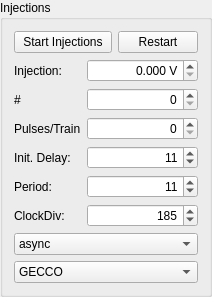
                 <widget class="QGroupBox" name="groupBox_7">
                  <property name="title">
                   <string>Injections</string>
                  </property>
                  <layout class="QGridLayout" name="gridLayout_12">
                   <item row="4" column="0" colspan="2">
                    <widget class="QLabel" name="label_56">
                     <property name="layoutDirection">
                      <enum>Qt::LeftToRight</enum>
                     </property>
                     <property name="text">
                      <string>Init. Delay:</string>
                     </property>
                     <property name="alignment">
                      <set>Qt::AlignLeading|Qt::AlignLeft|Qt::AlignVCenter</set>
                     </property>
                    </widget>
                   </item>
                   <item row="2" column="0" colspan="2">
                    <widget class="QLabel" name="label_36">
                     <property name="layoutDirection">
                      <enum>Qt::LeftToRight</enum>
                     </property>
                     <property name="text">
                      <string>#</string>
                     </property>
                     <property name="alignment">
                      <set>Qt::AlignLeading|Qt::AlignLeft|Qt::AlignVCenter</set>
                     </property>
                    </widget>
                   </item>
                   <item row="5" column="0" colspan="2">
                    <widget class="QLabel" name="label_33">
                     <property name="layoutDirection">
                      <enum>Qt::LeftToRight</enum>
                     </property>
                     <property name="text">
                      <string>Period:</string>
                     </property>
                     <property name="alignment">
                      <set>Qt::AlignLeading|Qt::AlignLeft|Qt::AlignVCenter</set>
                     </property>
                    </widget>
                   </item>
                   <item row="4" column="2" colspan="2">
                    <widget class="QSpinBox" name="SB_Injection_InitDelay">
                     <property name="alignment">
                      <set>Qt::AlignRight|Qt::AlignTrailing|Qt::AlignVCenter</set>
                     </property>
                     <property name="maximum">
                      <number>65535</number>
                     </property>
                     <property name="value">
                      <number>11</number>
                     </property>
                    </widget>
                   </item>
                   <item row="9" column="0" colspan="4">
                    <widget class="QComboBox" name="CB_Injection_Output">
                     <property name="enabled">
                      <bool>true</bool>
                     </property>
                     <property name="statusTip">
                      <string>Output Channel for Injections</string>
                     </property>
                     <property name="whatsThis">
                      <string>Output Channel for Injections</string>
                     </property>
                     <property name="currentIndex">
                      <number>0</number>
                     </property>
                     <item>
                      <property name="text">
                       <string>GECCO</string>
                      </property>
                     </item>
                     <item>
                      <property name="text">
                       <string>ATLASPix3</string>
                      </property>
                     </item>
                    </widget>
                   </item>
                   <item row="6" column="2" colspan="2">
                    <widget class="QSpinBox" name="SB_Injection_ClockDiv">
                     <property name="alignment">
                      <set>Qt::AlignRight|Qt::AlignTrailing|Qt::AlignVCenter</set>
                     </property>
                     <property name="maximum">
                      <number>65535</number>
                     </property>
                     <property name="value">
                      <number>185</number>
                     </property>
                    </widget>
                   </item>
                   <item row="6" column="0" colspan="2">
                    <widget class="QLabel" name="label_32">
                     <property name="layoutDirection">
                      <enum>Qt::LeftToRight</enum>
                     </property>
                     <property name="text">
                      <string>ClockDiv:</string>
                     </property>
                     <property name="alignment">
                      <set>Qt::AlignLeading|Qt::AlignLeft|Qt::AlignVCenter</set>
                     </property>
                    </widget>
                   </item>
                   <item row="8" column="1" colspan="3">
                    <widget class="QLabel" name="L_ParentAnchorInjection">
                     <property name="text">
                      <string>ParentAchor</string>
                     </property>
                    </widget>
                   </item>
                   <item row="2" column="2" colspan="2">
                    <widget class="QSpinBox" name="SB_Injection_NumTrains">
                     <property name="alignment">
                      <set>Qt::AlignRight|Qt::AlignTrailing|Qt::AlignVCenter</set>
                     </property>
                     <property name="maximum">
                      <number>65535</number>
                     </property>
                     <property name="value">
                      <number>0</number>
                     </property>
                    </widget>
                   </item>
                   <item row="3" column="2" colspan="2">
                    <widget class="QSpinBox" name="SB_Injection_PulsesInTrain">
                     <property name="alignment">
                      <set>Qt::AlignRight|Qt::AlignTrailing|Qt::AlignVCenter</set>
                     </property>
                     <property name="maximum">
                      <number>255</number>
                     </property>
                     <property name="value">
                      <number>0</number>
                     </property>
                    </widget>
                   </item>
                   <item row="1" column="2" colspan="2">
                    <widget class="QDoubleSpinBox" name="SB_Injection_SignalSize">
                     <property name="alignment">
                      <set>Qt::AlignRight|Qt::AlignTrailing|Qt::AlignVCenter</set>
                     </property>
                     <property name="suffix">
                      <string> V</string>
                     </property>
                     <property name="decimals">
                      <number>3</number>
                     </property>
                     <property name="maximum">
                      <double>1.800000000000000</double>
                     </property>
                     <property name="singleStep">
                      <double>0.050000000000000</double>
                     </property>
                    </widget>
                   </item>
                   <item row="7" column="0" rowspan="2" colspan="4">
                    <widget class="QComboBox" name="CB_Injection_SyncState">
                     <property name="statusTip">
                      <string>Synchronisation Setting</string>
                     </property>
                     <property name="whatsThis">
                      <string>Synchronisation Setting</string>
                     </property>
                     <property name="currentIndex">
                      <number>0</number>
                     </property>
                     <item>
                      <property name="text">
                       <string>async</string>
                      </property>
                     </item>
                     <item>
                      <property name="text">
                       <string>sync</string>
                      </property>
                     </item>
                     <item>
                      <property name="text">
                       <string>TS overflow sync</string>
                      </property>
                     </item>
                    </widget>
                   </item>
                   <item row="0" column="0" colspan="3">
                    <widget class="QPushButton" name="B_Injection_StartStop">
                     <property name="text">
                      <string>Start Injections</string>
                     </property>
                    </widget>
                   </item>
                   <item row="0" column="3">
                    <widget class="QPushButton" name="B_Injection_Restart">
                     <property name="text">
                      <string>Restart</string>
                     </property>
                    </widget>
                   </item>
                   <item row="1" column="0" colspan="2">
                    <widget class="QLabel" name="label_60">
                     <property name="layoutDirection">
                      <enum>Qt::LeftToRight</enum>
                     </property>
                     <property name="text">
                      <string>Injection:</string>
                     </property>
                     <property name="alignment">
                      <set>Qt::AlignLeading|Qt::AlignLeft|Qt::AlignVCenter</set>
                     </property>
                    </widget>
                   </item>
                   <item row="3" column="0" colspan="2">
                    <widget class="QLabel" name="label_59">
                     <property name="layoutDirection">
                      <enum>Qt::LeftToRight</enum>
                     </property>
                     <property name="text">
                      <string>Pulses/Train</string>
                     </property>
                     <property name="alignment">
                      <set>Qt::AlignLeading|Qt::AlignLeft|Qt::AlignVCenter</set>
                     </property>
                    </widget>
                   </item>
                   <item row="5" column="2" colspan="2">
                    <widget class="QSpinBox" name="SB_Injection_Period">
                     <property name="alignment">
                      <set>Qt::AlignRight|Qt::AlignTrailing|Qt::AlignVCenter</set>
                     </property>
                     <property name="maximum">
                      <number>255</number>
                     </property>
                     <property name="value">
                      <number>11</number>
                     </property>
                    </widget>
                   </item>
                  </layout>
                 </widget>
